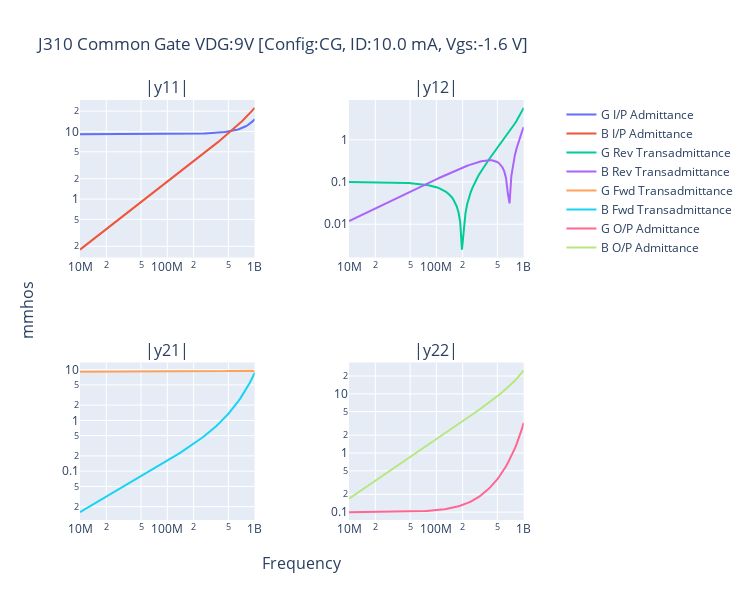

Write notebook code for a chart like this one.
### Code cell
# J310 - Close match to Fairchild datasheet
n = calc_plot_jfet(
    title="J310 Common Gate VDG:9V",
    Cdg_pf=2.5,
    Cgs_pf=3.0,
    Cds_pf=0.1,
    L1_nH=1.7,
    L2_nH=1.1,
    L3_nH=1.1,
    R1=4,
    R2=1,
    R3=4,
    Idss_mA=30,
    VgsOff=-3.86,
    config="cg",
    # Vgs=-0.7,
    ID=10 * 10**-3,
    Ffrom=10 * 10**6,
)

n.write_touchstone(
    "J310_CG_9V_ID10mA_nbgen",
    dir="/home/bev/Documents/Radio/QUCS-S/Studies/0010_S_Touchtone_lib",
)
